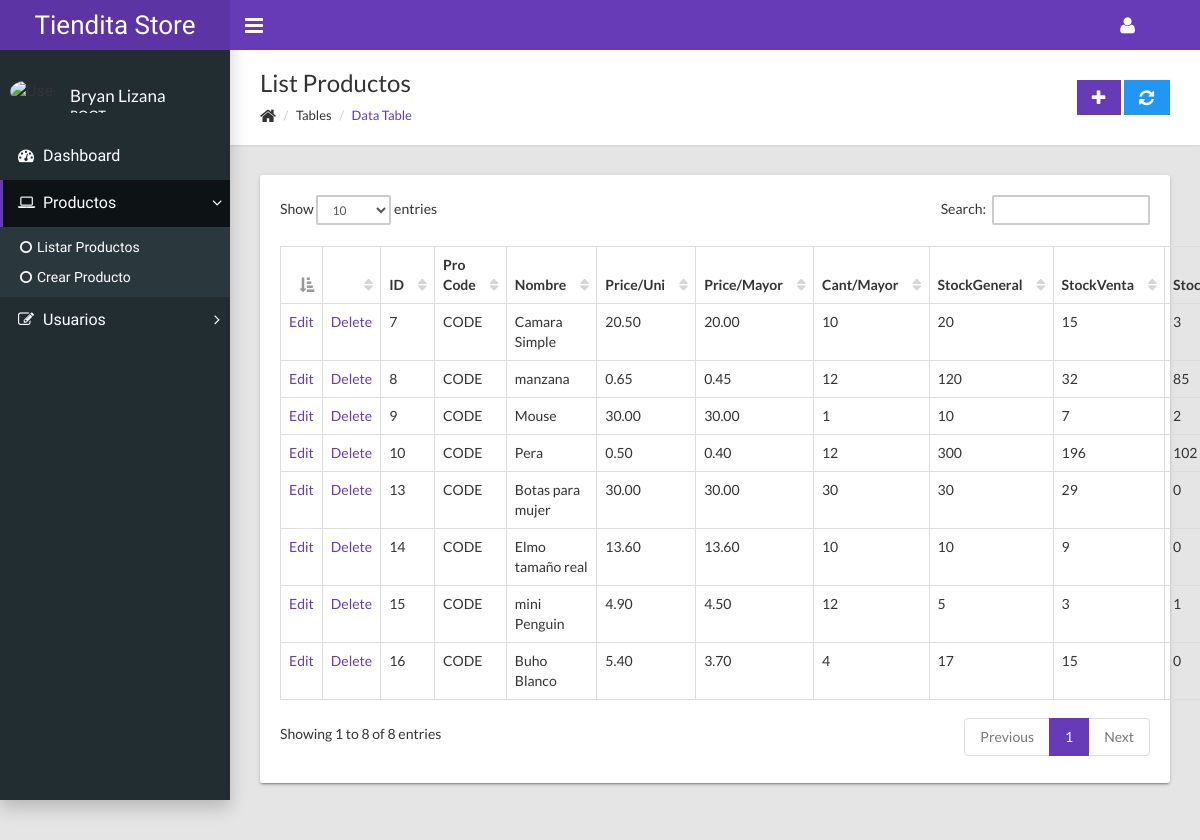
/admin/ (signed in), run on the app's committed database.
### tables this page shows
CREATE TABLE `productos` (
  `pro_id` int(11) NOT NULL,
  `pro_code` varchar(50) DEFAULT NULL,
  `pro_name` varchar(50) NOT NULL,
  `pro_description` longtext,
  `pro_precio_unidad` decimal(10,2) NOT NULL,
  `pro_precio_mayor` decimal(10,2) NOT NULL,
  `pro_cant_pro_precio_mayor` int(10) DEFAULT NULL,
  `pro_stock_general` int(11) DEFAULT NULL,
  `pro_stock_venta` int(11) DEFAULT NULL,
  `pro_stock_almacen` int(11) DEFAULT NULL,
  `pro_stock_temp` int(11) DEFAULT NULL
);

### FileMain.php (called while the page is built, shortened)
<?php
require_once('Load.php');
require_once(MODULE_PATH .'index.php');

### Load.php (called while the page is built, shortened)
<?php
spl_autoload_register(function ($class) {
    $file = ROOT . str_replace('\\', '/', $class) . '.php';
});

### Includes/DB/DB.php (called while the page is built, shortened)
<?php
class DB
{
    private $pdo;
    private $sQuery;
    private function Connect()
    {
        $this->settings = parse_ini_file("settings.ini.php");
        $dsn            = 'mysql:dbname=' . $this->settings["dbname"] . ';host=' . $this->settings["host"] . '';
        try {
            $this->pdo = new PDO($dsn, $this->settings["user"], $this->settings["password"], array(
                PDO::MYSQL_ATTR_INIT_COMMAND => "SET NAMES utf8"
            ));
            $this->pdo->setAttribute(PDO::ATTR_ERRMODE, PDO::ERRMODE_EXCEPTION);
            $this->pdo->setAttribute(PDO::ATTR_EMULATE_PREPARES, false);
            $this->bConnected = true;
        }
        catch (PDOException $e) {
            echo $this->ExceptionLog($e->getMessage());
            die();
        }
    }
    public function close()
    {
        $this->pdo = null;
    }
    private function Init($query, $parameters = "")
    {
        try {
            $this->sQuery = $this->pdo->prepare($query);
            $this->sQuery->execute();
            return true;
        }
        catch (PDOException $e) {
            $flash = new Flash();
            $flash->add('error',$e->errorInfo[2]);
            return false;
        }
    }
    public function query($query, $params = null, $fetchmode = PDO::FETCH_ASSOC)
    {
        $query = trim(str_replace("\r", " ", $query));
        if ($this->Init($query, $params)) {
            $rawStatement = explode(" ", preg_replace("/\s+|\t+|\n+/", " ", $query));
            $statement = strtolower($rawStatement[0]);
            if ($statement === 'select' || $statement === 'show') {
                return $this->sQuery->fetchAll($fetchmode);
            } elseif ($statement === 'insert' || $statement === 'update' || $statement === 'delete') {
                return $this->sQuery->rowCount();
            } else {
                return NULL;
            }
        }else {
            return false;
        }
    }
}
?>

### Models/ClassProductos.php (called while the page is built, shortened)
<?php
class ClassProductos
{
    public $pro_id = "";
    public function pro_list()
    {
       $db =  new DB();
       $data =  null;
       if ( empty($this->pro_id)) {
         $sql = "SELECT * FROM productos WHERE 1 = 1";
       }else {
         $sql = "SELECT * FROM productos WHERE pro_id = :pro_id";
         $data = array('pro_id' => $this->pro_id );
       }
        $re =  $db->query($sql,$data);
       return $re;
    }
}

### controllers/ProductoController.php (called while the page is built, shortened)
<?php
class ProductoController extends ClassProductos
{
    public function list_productos()
    {
       return self::pro_list();
    }
}

### Views/admin/list_producto.php (the view, shortened to what this page needs)
<?php
$ProductoController =  new ProductoController();
$data_list = $ProductoController->list_productos();
  ?>
	 <div class="content-wrapper">
        <div class="page-title">
          <div>
            <h1>List Productos</h1>
            <ul class="breadcrumb side">
              <li><i class="fa fa-home fa-lg"></i></li>
              <li>Tables</li>
              <li class="active"><a href="#">Data Table</a></li>
            </ul>
          </div>
          <div><a class="btn btn-primary btn-flat" href="<?php echo ROOT_WEB.MODULE_NAME ?>/producto/"><i class="fa fa-lg fa-plus"></i></a>
          <a class="btn btn-info btn-flat" href="<?php echo ROOT_WEB.MODULE_NAME ?>/list_producto/"><i class="fa fa-lg fa-refresh"></i></a>
          </div>
        </div>
        <div class="row">
          <div class="col-md-12">
            <div class="card">
              <div class="card-body">
                <table class="table table-hover table-bordered" id="sampleTable">
                  <thead>
                    <tr>
                    <th></th>
                    <th></th>
                      <th>ID</th>
                      <th>Pro Code</th>
                      <th>Nombre</th>
                      <th>Price/Uni</th>
                      <th>Price/Mayor</th>
                      <th>Cant/Mayor</th>
                      <th>StockGeneral</th>
                      <th>StockVenta</th>
                      <th>StockAlmacen</th>
                    </tr>
                  </thead>
                  <tbody>
										<?php if (count($data_list) > 0) :  ?>
												<?php foreach ($data_list as $row): ?>
													<tr>
                          <td><a href="<?php echo  ROOT_WEB.MODULE_NAME ?>/producto/<?php echo $row['pro_id'] ?>/">Edit</a></td>
                          <td><a href="<?php echo  ROOT_WEB.MODULE_NAME ?>/producto-del/<?php echo $row['pro_id'] ?>/">Delete</a></td>
                            <td><?php echo $row['pro_id'] ?></td>
                            <td><?php echo $row['pro_code'] ?></td>
                            <td><?php echo $row['pro_name'] ?></td>
                            <td><?php echo $row['pro_precio_unidad'] ?></td>
                            <td><?php echo $row['pro_precio_mayor'] ?></td>
                            <td><?php echo $row['pro_cant_pro_precio_mayor'] ?></td>
                            <td><?php echo $row['pro_stock_general'] ?></td>
                            <td><?php echo $row['pro_stock_venta'] ?></td>
                            <td><?php echo $row['pro_stock_almacen'] ?></td>
													</tr>
												<?php endforeach ?>
										<?php else :  ?>
												<tr>No hay data¡¡</tr>
										<?php  endif;  ?>
                  </tbody>
                </table>
              </div>
            </div>
          </div>
        </div>
      </div>
    </div>

### data on the page
productos: pro_id "7", pro_code "CODE", pro_name "Camara Simple", pro_precio_unidad "20.50", pro_precio_mayor "20.00", pro_cant_pro_precio_mayor "10", pro_stock_general "20", pro_stock_venta "15", pro_stock_almacen "3"
productos: pro_id "8", pro_code "CODE", pro_name "manzana", pro_precio_unidad "0.65", pro_precio_mayor "0.45", pro_cant_pro_precio_mayor "12", pro_stock_general "120", pro_stock_venta "32", pro_stock_almacen "85"
productos: pro_id "9", pro_code "CODE", pro_name "Mouse", pro_precio_unidad "30.00", pro_precio_mayor "30.00", pro_cant_pro_precio_mayor "1", pro_stock_general "10", pro_stock_venta "7", pro_stock_almacen "2"
productos: pro_id "10", pro_code "CODE", pro_name "Pera", pro_precio_unidad "0.50", pro_precio_mayor "0.40", pro_cant_pro_precio_mayor "12", pro_stock_general "300", pro_stock_venta "196", pro_stock_almacen "102"
productos: pro_id "13", pro_code "CODE", pro_name "Botas para mujer", pro_precio_unidad "30.00", pro_precio_mayor "30.00", pro_cant_pro_precio_mayor "30", pro_stock_general "30", pro_stock_venta "29", pro_stock_almacen "0"
productos: pro_id "14", pro_code "CODE", pro_name "Elmo tamaño real", pro_precio_unidad "13.60", pro_precio_mayor "13.60", pro_cant_pro_precio_mayor "10", pro_stock_general "10", pro_stock_venta "9", pro_stock_almacen "0"
productos: pro_id "15", pro_code "CODE", pro_name "mini Penguin", pro_precio_unidad "4.90", pro_precio_mayor "4.50", pro_cant_pro_precio_mayor "12", pro_stock_general "5", pro_stock_venta "3", pro_stock_almacen "1"
productos: pro_id "16", pro_code "CODE", pro_name "Buho Blanco", pro_precio_unidad "5.40", pro_precio_mayor "3.70", pro_cant_pro_precio_mayor "4", pro_stock_general "17", pro_stock_venta "15", pro_stock_almacen "0"

### other printed values
$_SESSION['user']['us_name'] "Bryan"
$_SESSION['user']['us_last_name'] "Lizana"
